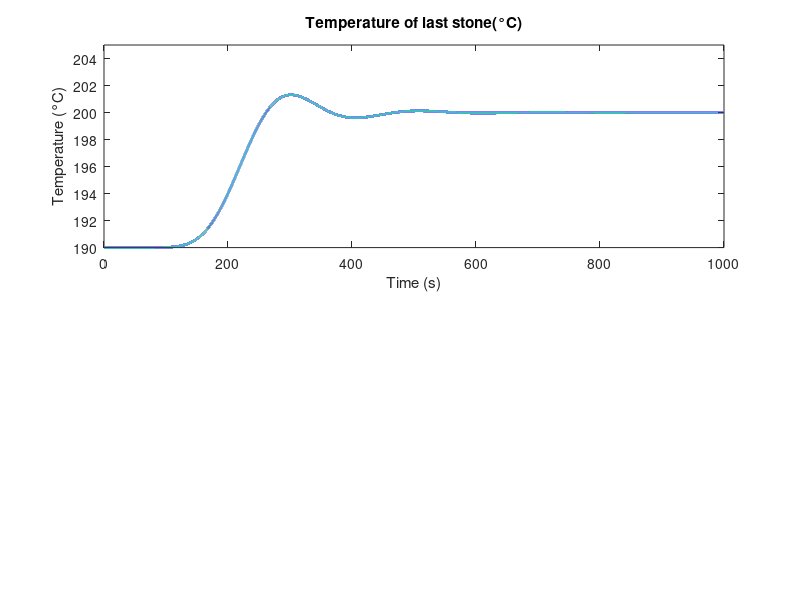

Source code (MATLAB): (Note: this script raises an error after producing the figure.)
%% 
% 
%% *1.LQR-parameters*

% פרמטרים
alpha = 0.5;              % קיבול תרמי יחסי
emf = 0.1;                % חום מנותב [kg/s]
num_stones = 15;          % מספר האבנים
Texh = 200;               % טמפרטורה חיצונית [°C]
Tint = 190;               % טמפרטורה התחלתית [°C]
Tdesired = 200;           % טמפרטורה רצויה (200 מעלות)

x0 = Tint * ones(num_stones, 1) - Tdesired;  % מצב התחלתי (סטייה מהמטרה)

A = zeros(num_stones, num_stones); 
B = zeros(num_stones, 1);

% בניית מטריצת A
for i = 1:num_stones
    if i == 1
        A(i, i) = -alpha * emf;          % אבן ראשונה
    else
        A(i, i) = -alpha * emf;          % שאר האבנים
        A(i, i-1) = alpha * emf;         % חיבור לאבן קודמת
    end
end

% בניית מטריצה B
B(1) = alpha * emf;

% בניית מטריצה Q
Q = 0* eye(num_stones);
Q(15,15) =1;

R = 0.01;

%% *LQR-unconstrained : שימוש רק בתנאי התחלה* 


% פתרון בעיית CARE
P = care(A, B, Q, R);  
K = inv(R) * B' * P;    % מטריצת הבקרה האופטימלית

% טווח זמן לסימולציה
tspan = 0:0.01:1000;        

% הגדרת המערכת באמצעות מצבי מצב (state-space)
sys = ss(A - B*K, B, eye(num_stones), zeros(num_stones,1));

% חישוב התגובה על פי תנאי התחלה x0
[ y,t,x] = initial(sys, x0, tspan);

% הוספת Tdesired ל-x כדי להחזיר לטמפרטורה האבסולוטית
x = x + Tdesired;

% צמצום על פי המגבלות של u(t) ו-T
T_max = 201.5;  % טמפרטורה מקסימלית

u_t1 = zeros(length(t), num_stones);  
x_fixed1 = x;

% ההגבלות הם רק על אות היציאה y 
for i = 1:length(t)
    u_t1(i,:) = -K * (x(i,:) - Tdesired)'+190;  

end

% גרפים
figure(1)
subplot(2,1,1)
plot(t, x_fixed1(:,15), 'LineWidth', 2);  % טמפרטורת האבן ה-15
title('Temperature of last stone(°C)');
xlabel('Time (s)');
ylabel('Temperature (°C)');
ylim([190 205]);  % שינוי טווח ציר ה-y
yline(200, '--r',  'LineWidth', 1.5);  % קו מקווקו אדום ב-200
yline(201.5, '--b', 'LineWidth', 1.5);  % קו מקווקו כחול ב-201.5
grid on;

subplot(2,1,2)
plot(t, u_t1(:,15), 'LineWidth', 2);  % מאמץ הבקרה לאורך זמן עבור האבן ה-15
title('Tin=deltaT+Texh');
xlabel('Time (s)');
ylabel('Tin(°C)');
grid on;
%% 
% 
%% *LQR-constrained*



% פתרון CARE וחישוב מטריצת K
P = care(A, B, Q, R);
K = inv(R) * B' * P;

% טווח זמן סימולציה
tspan = 0:0.1:1000;

% Constraints on control input
U_min = 0;      % Minimum control input
U_max = 80;     % Maximum control input

% Initialize arrays
u_t2 = zeros(length(tspan), 1);  % Control input over time (scalar)
x_fixed2 = zeros(length(tspan), num_stones);  % States over time

% Initial condition
x_fixed2(1, :) = x0';


for i = 1:length(tspan)-1
% u without constrain
    u_unconstrained = -K * x_fixed2(i, :)';  

%Apply control input constraints (scalar)
    u_t2(i) = min(max(u_unconstrained, U_min), U_max);
    
 % Simulate next state using constrained control input
    x_dot = A * x_fixed2(i, :)' + B * u_t2(i);  
    x_fixed2(i+1, :) = x_fixed2(i, :) + x_dot' * (tspan(2) - tspan(1));
   
end

% Final control input constraint
u_t2(end) = min(max(-K * x_fixed2(end, :)', U_min), U_max);
u_t2=u_t2+190;


% גרפים
figure(2)
subplot(2,1,1)
plot(tspan, x_fixed2(:, 15) + Tdesired, 'LineWidth', 2);  % Temperature of Stone 15
title('Temperature of last stone(°C)');
xlabel('Time (s)');
ylabel('Temperature (°C)');
ylim([180 210]);  % Adjust y-axis range
yline(200, '--r', 'LineWidth', 1.5);  % Target temperature
yline(201.5, '--b', 'LineWidth', 1.5);  % Maximum temperature constraint
grid on;

subplot(2,1,2)
plot(tspan, u_t2, 'LineWidth', 2);  % Control input over time
title('Tin=deltaT+Texh');
xlabel('Time (s)');
ylabel('Tin(°C)');
ylim([180 280]);
yline(190, '--r', 'LineWidth', 1.5);  % Minimum control limit
yline(270, '--b', 'LineWidth', 1.5);  % Maximum control limit
grid on;

%% *unconstrained VS.constrained*

figure(2)
subplot(2,1,1)
plot(t, u_t1(:,15), 'LineWidth', 2, 'Color', 'g');  % מאמץ הבקרה לאורך זמן
hold on;
plot(tspan, u_t2,  'LineWidth', 2, 'Color', 'm');  % Tin
title('Tin=deltaT+Texh');
xlabel('Time (s)');
ylabel('Tin(°C)');
legend('T (Catalyst Temperature)', 'Tin (Control Input)');
grid on;
yline(190, '--r',  'LineWidth', 1.5);  % קו מקווקו אדום ב-200
yline(270, '--b', 'LineWidth', 1.5);  % קו מקווקו כחול ב-201.5
legend('LQR idial', 'LQR real');  % הוספת מקרא עם השמות המתאימים
hold off

subplot(2,1,2)
plot(t, x_fixed1(:,end), 'LineWidth', 2, 'Color', 'g'); % צבע כחול עבור x_fixed1
hold on;
plot(tspan, x_fixed2(:,end)+Tdesired, 'LineWidth', 2, 'Color', 'm'); % צבע אדום עבור x_fixed2
title('Temperature of last stone(°C)');
xlabel('Time (s)');
ylabel('Temperature (°C)');
ylim([180, 210]);
yline(200, '--r',  'LineWidth', 1.5);  % קו מקווקו אדום ב-200
yline(201.5, '--b', 'LineWidth', 1.5);  % קו מקווקו כחול ב-201.5
grid on;
legend('LQR idial', 'LQR real');  % הוספת מקרא עם השמות המתאימים

%% *MPC* 

% פרמטרים
alpha = 0.5;              % קיבול תרמי יחסי
emf = 0.1;                % חום מנותב [kg/s]
num_stones = 15;          % מספר האבנים
Texh = 200;               % טמפרטורה חיצונית [°C]
Tint = 190;               % טמפרטורה התחלתית [°C]
Tdesired = 200; 
num_stones=15;
% הגדרות מטריצות
C = eye(15); % Full state feedback
D = zeros(15,1);



A = zeros(num_stones, num_stones); 
B = zeros(num_stones, 1);

% בניית מטריצת A
for i = 1:num_stones
    if i == 1
        A(i, i) = -alpha * emf;          % אבן ראשונה
    else
        A(i, i) = -alpha * emf;          % שאר האבנים
        A(i, i-1) = alpha * emf;         % חיבור לאבן קודמת
    end
end

% בניית מטריצה B
B(1) = alpha * emf;
Ts = 5; 
sys_c = ss(A, B, C, D); % מערכת זמן רציף
sys_d = c2d(sys_c, Ts, 'zoh'); % המרה לדיסקרטית עם שימור אפס-החזקה (ZOH)

Ad = sys_d.A; % מטריצה A בדידה
Bd = sys_d.B; % מטריצה B בדידה


% הגבלות על אות בקרה 
umin = 0;
umax = 80;


x0 = Tint * ones(num_stones, 1) - Tdesired;  % מצב התחלתי (סטייה מהמטרה)
Tstop = 1000;      % Simulation time

% חישוב מטריצת LQR
[K,Qp,~] = dlqr(Ad,Bd,Q,R, zeros(15,1));  % Alternative:  [K,Qp] = lqry(Plant,Q,R);
L = chol(Qp);
Plant = ss(Ad, Bd, [C; L], [D; zeros(size(L, 1), size(Bd, 2))], Ts);


%% Defining signal groups
Plant.InputGroup.MV = 1;           % Manipulated vars
Plant.OutputGroup.MO = 1:15;         % Measured outputs
Plant.OutputGroup.UO = 16:30;      % Unmeasured outputs

% הגדרת MPC
mpcObj = mpc(Plant, Ts);
mpcObj.PredictionHorizon = 20;
mpcObj.ControlHorizon = 20;

% הגדרת משקלים עבור ה-MPC
yWeights = sqrt(diag(Q))';
uWeights = sqrt(diag(R))';
mpcObj.Weights.OV = [yWeights zeros(1,15)];
mpcObj.Weights.MV = uWeights;

% הגבלות על אות בקרה
mpcObj.MV.Min = umin;
mpcObj.MV.Max = umax;


%% Terminal conditions
Y = struct('Weight',[zeros(1,15) ones(1,15)]);
U = struct('Weight',uWeights);
setterminal(mpcObj,Y,U);


% הגדרת Model Disturbance (מודל להפרעות ביציאה)
setoutdist(mpcObj, 'model', ss(zeros(2*num_stones,1)));  % הגדרת מודל להפרעות עבור 15 יציאות
setEstimator(mpcObj, [], eye(num_stones));  % הערכת מצב על פי מערכת עם 15 משתנים



% יצירת וקטור זמן והכנה לעיבוד התוצאות
Nt = ceil(Tstop/Ts);
t = NaN(1, Nt);
U = NaN(1, Nt);
X = NaN(num_stones, Nt);

% אתחול
curt = 0;
curX = x0;

% לולאת סימולציה עיקרית
for ind = 1:Nt
    
    % חישוב אות הבקרה עבור MPC
    xmpc = mpcstate(mpcObj);
    xmpc.Plant = curX;
    ym_cur = curX;
    r_cur = zeros(30, 1);
    [u, ~] = mpcmove(mpcObj, xmpc, ym_cur, r_cur);
    curU = u(1);
    
    % רישום תוצאות
    t(ind) = curt;
    U(ind) = curU;
    X(:,ind) = curX;

    % עדכון הדינמיקה של המודל
    curt = curt + Ts;
    curX = Ad*curX + Bd*curU;
end

% הוספת ערך 200 לתוצאות X
X = X + 200;

% גרפים 
figure(3)
subplot(2,1,1)
h1 = plot(t, X(15,:), 'b-', 'LineWidth', 1.5);  % MPC controller
hold on
h2 = plot(tspan, x_fixed2(:, 15) + Tdesired, 'LineWidth', 2);  % Constrained LQR control input
yline(200, '--r', 'LineWidth', 1.5);  % קו מקווקו אדום ב-200
yline(201.5, '--b', 'LineWidth', 1.5);  % קו מקווקו כחול ב-201.5
title('MPC vs LQR with the same weights');
legend([h1, h2], {'MPC controller', 'Constrained LQR'}, 'Location', 'Best');
xlabel('Time (s)');
ylabel('Plant Outputs');
grid on
hold off


subplot(2,1,2)
U = U + 190;
h1 = plot(t, U, 'r-', 'LineWidth', 1.5); % MPC control input
hold on
h2 = plot(tspan, u_t2, 'LineWidth', 2);  % Constrained LQR control input
grid on
xlabel('Time (s)');
ylabel('Tin(°C)');
ylim([180 280]);
yline(190, '--r', 'LineWidth', 1.5);  % Minimum control limit
yline(270, '--b', 'LineWidth', 1.5);  % Maximum control limit
legend([h1, h2], {'MPC controller', 'Constrained LQR'}, 'Location', 'Best');